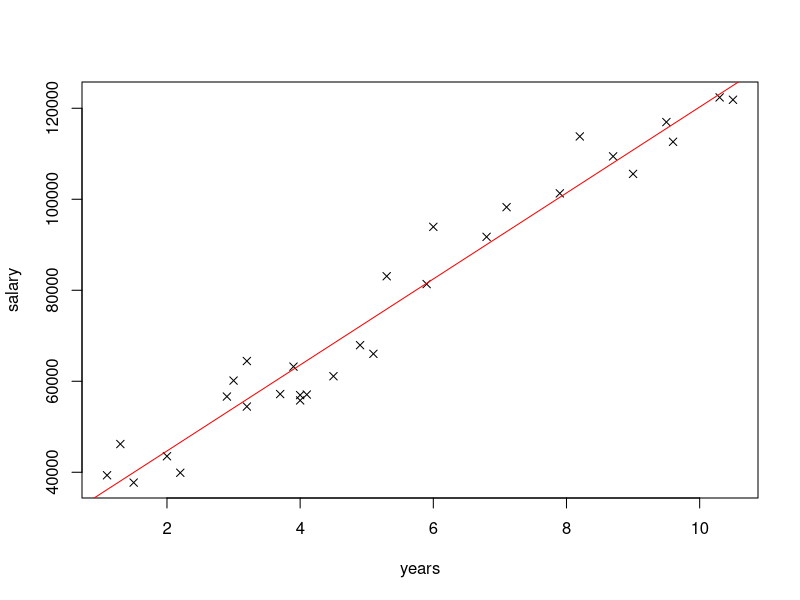
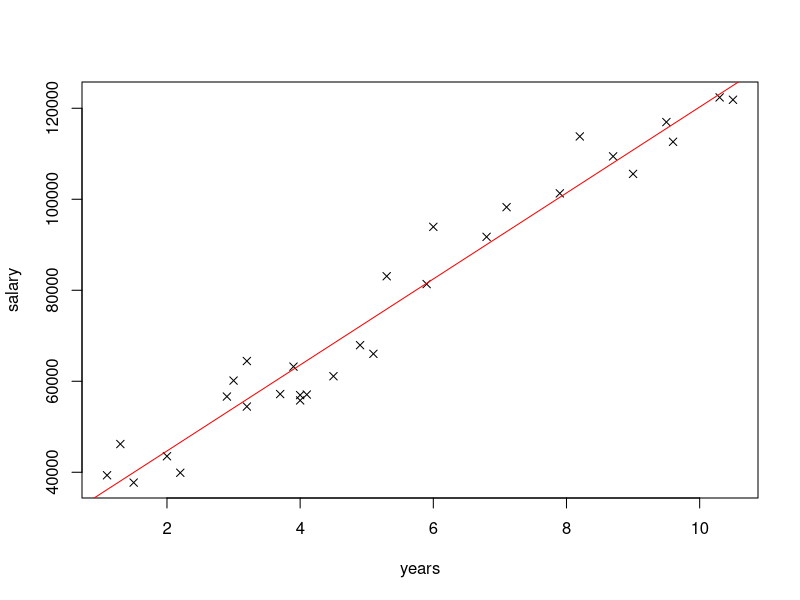

These charts were generated, in order, by the following R code:
setwd("C:/Users/Nina/Desktop/machinelearning_estatistica_R/dataset")
library(readxl)

# Problema: Quero prever quanto será o salário com base  no passar dos anos 


# Sep é um separador de coluna e o dec = separador de casas decimais.
dados <- read.table("salary.csv", header = TRUE,
                   sep = ",", dec = ".") #Função que lê o arquivo csv e salva em uma base de dados R 

# Verifica os nomes das variaveis
names(dados)

# Verifica a correlação linear entre duas variáveis quantitativas
cor(dados$years, dados$salary)

# O output é +0.97. Portanto é uma correlação linear forte e positiva, ou seja, com o passar dos anos aumenta o meu salário

# Realizando o modelo de Regressão Linear

# Obtenha o modelo de regressão linear simples. Com 90% de confiança, há relação linear entre as variáveis?
regressao <- lm(data=dados,
                salary ~ years)  
options(scipen=999)
summary(regressao)

# De acordo co o output temos BO = 25792.2, significa que quando você tem 0 anos , ou seja, nem nasceu, você já tem um salário assim.
# Podemos notar que a base de dados não é verossímel a realidade.

regressao$coefficients[1] + regressao$coefficients[2] * 1

# Calcula os valores preditos da varíavel resposta para cada elemento da amostra
regressao$fitted.values #: calcula os valores preditos da variável resposta(Y) para cada elemento da amostra (faz uma previsão);

# calcula o erro ou os resíduos (valor observado - valor predito) para cada ponto da amostra
regressao$residuals 

# obtém uma estimativa dos coeficientes da regressão.
regressao$coefficients 

#  Gerar o gráfico de dispersão - variáveis quantitativas

plot (salary ~ years,pch = 4, data = dados)

# Esta função ajusta a reta do modelo aos dados
abline(regressao,col="red")

# Aqui a gente consegue ver um raio quadrado bem grande, ou seja, a interpretação disso 95% da variabilidade explicada da variável y pela x.
summary(regressao)


setwd("C:/Users/Nina/Desktop/machinelearning_estatistica_R/dataset")
library(readxl)

# Problema: Quero prever quanto será o salário com base  no passar dos anos 


# Sep é um separador de coluna e o dec = separador de casas decimais.
dados <- read.table("salary.csv", header = TRUE,
                   sep = ",", dec = ".") #Função que lê o arquivo csv e salva em uma base de dados R 

# Verifica os nomes das variaveis
names(dados)

# Verifica a correlação linear entre duas variáveis quantitativas
cor(dados$years, dados$salary)

# O output é +0.97. Portanto é uma correlação linear forte e positiva, ou seja, com o passar dos anos aumenta o meu salário

# Realizando o modelo de Regressão Linear

# Obtenha o modelo de regressão linear simples. Com 90% de confiança, há relação linear entre as variáveis?
regressao <- lm(data=dados,
                salary ~ years)  
options(scipen=999)
summary(regressao)

# De acordo co o output temos BO = 25792.2, significa que quando você tem 0 anos , ou seja, nem nasceu, você já tem um salário assim.
# Podemos notar que a base de dados não é verossímel a realidade.

regressao$coefficients[1] + regressao$coefficients[2] * 1

# Calcula os valores preditos da varíavel resposta para cada elemento da amostra
regressao$fitted.values #: calcula os valores preditos da variável resposta(Y) para cada elemento da amostra (faz uma previsão);

# calcula o erro ou os resíduos (valor observado - valor predito) para cada ponto da amostra
regressao$residuals 

# obtém uma estimativa dos coeficientes da regressão.
regressao$coefficients 

#  Gerar o gráfico de dispersão - variáveis quantitativas

plot (salary ~ years,pch = 4, data = dados)

# Esta função ajusta a reta do modelo aos dados
abline(regressao,col="red")

# Aqui a gente consegue ver um raio quadrado bem grande, ou seja, a interpretação disso 95% da variabilidade explicada da variável y pela x.
summary(regressao)


